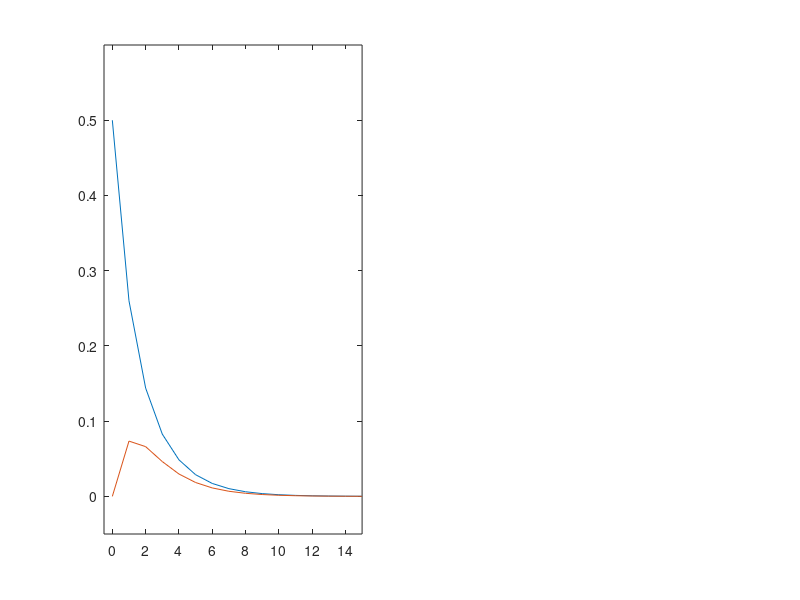

MATLAB code to generate this figure: (Note: this script raises an error after producing the figure.)
% Compute IRFs from VAR2
clear; clc; clf;
addpath(genpath('./db.toolbox/'))

A = [0.4	0.1; 0.2	0.5];
Sig2 = [0.25	0.3; 0.3	0.9];

P = chol(Sig2,'lower');
d = diag(P);
D = diag(d);

% SET UNIT == 1 BELOW TO COMPUTE ONE UNIT SHOCK BASED IRFS
UNIT = 0;
if UNIT; P = P*inv(D); end

N = 15;
k = size(A,1);
irf = zeros(N+1,k^2);
phi = zeros(k,k,N+1);

diag_sphi = zeros(N+1,k);
sumirf2   = zeros(N+1,k^2);

for i=1:N+1
  tmp_  = A^(i-1)*P;
  % irf(i,:)    = (tmp_(:))';
  irf(i,:)    = vec(tmp_');
  phi(:,:,i)  = tmp_;
  phi2(:,:,i) = phi(:,:,i).^2;
  sum_phi2(:,:,i) = sum(phi2(:,:,1:i),3);
  irf2(i,:)     = irf(i,:).^2;
  sumirf2(i,:)  = sum(irf2(1:i,:),1);
  phiphi(:,:,i) = phi(:,:,i)*phi(:,:,i)';
  sphi(:,:,i)   = sum(phiphi(:,:,1:i),3);
  diag_sphi(i,:) = (diag(sphi(:,:,i)))';
  % fevd(i,1) = sum(ej'*phi(:,:,i)*el)^2/diag_sphi(j)
end
fevd = sumirf2./repmat(diag_sphi,1,k);
reshape(fevd,(N+1)*k,k);

% do the plotting now
clf; POS = [.5 .35 .35]; FNS = 16; PS2 = -1.23;
xgrid = (0:N)';
subplot(1,k,1)
  plot(xgrid,irf(:,[1:k]))
  ylim([-.05 .6])
  if UNIT; ylim([-.05 1.3]); end
  xlim([-.5 15]); 
setplot([.12 POS],[],FNS)
set(gca,'XTick', xgrid)
vline(0,'k-',[],0.5)
% add2yaxislabel
addlegend({'$w_1$','$w_2$'})
addsubtitle('Response of $x_1$ to shocks in', PS2)
hline(0,'k-');

subplot(1,k,2);
  plot(xgrid,irf(:,[k+1:end]));
  ylim([-.05 .8])
  if UNIT; ylim([-.05 1.3]); end
  xlim([-.5 15])
setplot([ .55 POS],[],FNS)
set(gca,'XTick', xgrid)
vline(0,'k-',[],0.5)
% add2yaxislabel
addlegend({'$w_1$','$w_2$'})
addsubtitle('Response of $x_2$ to shocks in', PS2)
hline(0,'k-');

% % UNCOMMENT TO PRINT TO PDF 
% if UNIT==0
%   print2pdf('IRFs1', 1)
% else 
%   print2pdf('IRFs2', 1);
% end

%% LOCAL FUNCTION DEFINITION
% make vec operator function
function xout = vec(xin)
  xout = xin(:);
end
